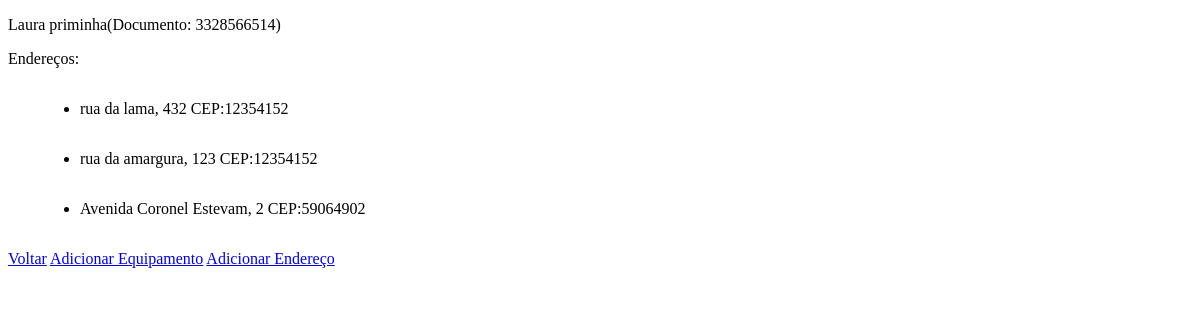
The app's page /clientes/2/, older data.
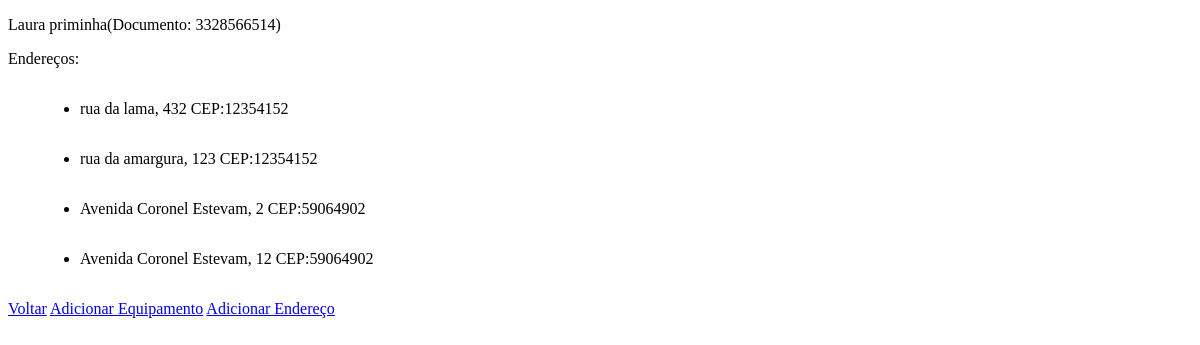
The same page, newer data.
### clientes/models.py (models this page shows)
class Endereco(BaseModel):
    id = models.AutoField(primary_key=True, editable=False, unique=True)
    logradouro = models.CharField(max_length=255)
    numero = models.CharField(max_length=10)
    complemento = models.CharField(max_length=255, null=True, blank=True)
    cidade = models.CharField(max_length=50)
    estado = models.CharField(max_length=2)
    cep = models.CharField(max_length=10)
    cliente = models.ForeignKey('Cliente', on_delete=models.CASCADE)
    def __str__(self):
        return f'{self.logradouro}, {self.numero} CEP:{self.cep}'
    class Meta:
        constraints = [
            models.UniqueConstraint(fields=['cliente', 'cep', 'numero'], name='unique address for cliente')
        ]

### clientes/views.py (the view)
# urls.py: path("<int:pk>/", views.DetailView.as_view(), name="detail"),
class DetailView(generic.DetailView):
    model = Cliente
    template_name = "clientes/detail.html"

### clientes/models.py (called while the page is built)
    def __str__(self):
        return f'{self.nome.capitalize()}(Documento: {self.documento})'

    def __str__(self):
        return f'{self.nome} Nº Série: {self.numero_serie}'

### clientes/templates/clientes/detail.html (shortened to what this page needs)
<!DOCTYPE html>
<html>
     <head>
     </head>
     <body>
          {% if cliente %}
          <p>{{cliente}}</p>
          <p>Endereços:</p>
          <ul class="cliente-list">
               {% for endereco in cliente.endereco_set.all %}
                    <li class="endereco-{{endereco.id}}">{{endereco}}
                    </li>
               {% endfor %}
          </ul>
          <a href="{% url 'clientes:list' %}">Voltar</a>
          <a href="{% url 'clientes:equipamento-form' cliente.id %}">Adicionar Equipamento</a>
          <a href="{% url 'clientes:endereco-form' cliente.id %}">Adicionar Endereço</a>
       {% endif %}
     </body>
</html>

Row changes from the older to the newer data that the page shows:
added Endereco: logradouro+numero+cep "Avenida Coronel Estevam, 12 CEP:59064902"
